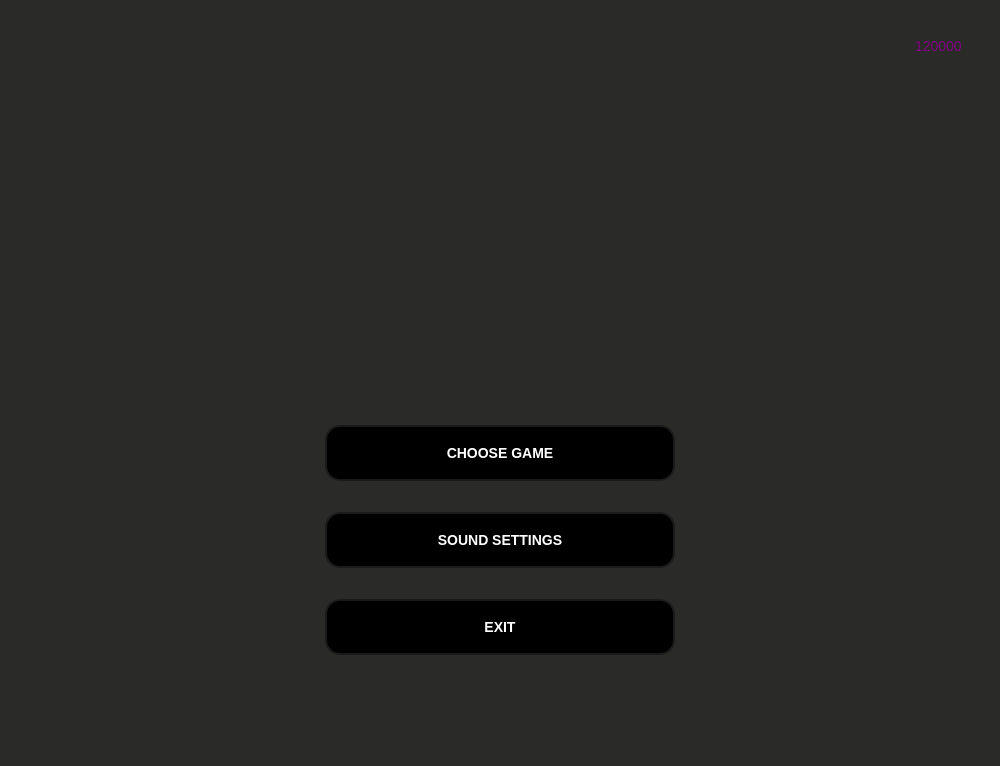
<?xml version="1.0" encoding="UTF-8"?>
<ui version="4.0">
 <class>MainMenu</class>
 <widget class="QMainWindow" name="MainMenu">
  <property name="geometry">
   <rect>
    <x>0</x>
    <y>0</y>
    <width>1000</width>
    <height>766</height>
   </rect>
  </property>
  <property name="windowTitle">
   <string>MainMenu</string>
  </property>
  <property name="styleSheet">
   <string notr="true">background-color:rgb(42, 42, 41);</string>
  </property>
  <widget class="QWidget" name="centralwidget">
   <widget class="QStackedWidget" name="stackedWidget">
    <property name="geometry">
     <rect>
      <x>0</x>
      <y>80</y>
      <width>1000</width>
      <height>680</height>
     </rect>
    </property>
    <widget class="QWidget" name="page">
     <widget class="QWidget" name="layoutWidget">
      <property name="geometry">
       <rect>
        <x>0</x>
        <y>320</y>
        <width>1001</width>
        <height>281</height>
       </rect>
      </property>
      <layout class="QVBoxLayout" name="verticalLayout">
       <item alignment="Qt::AlignHCenter">
        <widget class="QPushButton" name="pushButton">
         <property name="sizePolicy">
          <sizepolicy hsizetype="Preferred" vsizetype="Fixed">
           <horstretch>0</horstretch>
           <verstretch>0</verstretch>
          </sizepolicy>
         </property>
         <property name="minimumSize">
          <size>
           <width>350</width>
           <height>56</height>
          </size>
         </property>
         <property name="maximumSize">
          <size>
           <width>300</width>
           <height>16777215</height>
          </size>
         </property>
         <property name="sizeIncrement">
          <size>
           <width>0</width>
           <height>0</height>
          </size>
         </property>
         <property name="font">
          <font>
           <pointsize>-1</pointsize>
           <fontweight>DemiBold</fontweight>
          </font>
         </property>
         <property name="styleSheet">
          <string notr="true">QPushButton{
  background-color: #000000;
  border: 2px solid #1A1A1A;
  border-radius: 15px;
  color: #FFFFFF;
  font-size: 14px;
  font-weight: 600;
  margin: 0;
  min-height: 20px;
  padding: 16px 24px;
  text-align: center;
  transition: all 300ms cubic-bezier(.23, 1, 0.32, 1);
  width: 100%;
}

QPushButton:hover {
  background-color: #333333;
  border: 2px solid #555555;
  box-shadow: 0 8px 15px rgba(0, 0, 0, 0.25);
  margin: 0 0 6px 0;
}

QPushButto:pressed {
  background-color: #000000;
  border: 2px solid #1A1A1A;
  box-shadow: none;
  margin: 0 0 8px 0;
}

QPushButton {
  outline: none; 
}</string>
         </property>
         <property name="text">
          <string>CHOOSE GAME</string>
         </property>
        </widget>
       </item>
       <item alignment="Qt::AlignHCenter">
        <widget class="QPushButton" name="pushButton_2">
         <property name="sizePolicy">
          <sizepolicy hsizetype="Preferred" vsizetype="Fixed">
           <horstretch>0</horstretch>
           <verstretch>0</verstretch>
          </sizepolicy>
         </property>
         <property name="minimumSize">
          <size>
           <width>350</width>
           <height>56</height>
          </size>
         </property>
         <property name="maximumSize">
          <size>
           <width>300</width>
           <height>16777215</height>
          </size>
         </property>
         <property name="sizeIncrement">
          <size>
           <width>0</width>
           <height>0</height>
          </size>
         </property>
         <property name="styleSheet">
          <string notr="true">QPushButton{
  background-color: #000000;
  border: 2px solid #1A1A1A;
  border-radius: 15px;
  color: #FFFFFF;
  font-size: 14px;
  font-weight: 600;
  margin: 0;
  min-height: 20px;
  padding: 16px 24px;
  text-align: center;
  transition: all 300ms cubic-bezier(.23, 1, 0.32, 1);
  width: 100%;
}

QPushButton:hover {
  background-color: #333333;
  border: 2px solid #555555;
  box-shadow: 0 8px 15px rgba(0, 0, 0, 0.25);
  margin: 0 0 6px 0;
}

QPushButto:pressed {
  background-color: #FF6347;
         border: 2px solid #FF4500;
        box-shadow: 0 4px 8px rgba(0, 0, 0, 0.5);
        margin: 0 0 6px 0;
}

QPushButton {
  outline: none; 
}</string>
         </property>
         <property name="text">
          <string>SOUND SETTINGS</string>
         </property>
        </widget>
       </item>
       <item alignment="Qt::AlignHCenter">
        <widget class="QPushButton" name="pushButton_3">
         <property name="sizePolicy">
          <sizepolicy hsizetype="Preferred" vsizetype="Fixed">
           <horstretch>0</horstretch>
           <verstretch>0</verstretch>
          </sizepolicy>
         </property>
         <property name="minimumSize">
          <size>
           <width>350</width>
           <height>56</height>
          </size>
         </property>
         <property name="maximumSize">
          <size>
           <width>300</width>
           <height>16777215</height>
          </size>
         </property>
         <property name="sizeIncrement">
          <size>
           <width>0</width>
           <height>0</height>
          </size>
         </property>
         <property name="styleSheet">
          <string notr="true">QPushButton{
  background-color: #000000;
  border: 2px solid #1A1A1A;
  border-radius: 15px;
  color: #FFFFFF;
  font-size: 14px;
  font-weight: 600;
  margin: 0;
  min-height: 20px;
  padding: 16px 24px;
  text-align: center;
  transition: all 300ms cubic-bezier(.23, 1, 0.32, 1);
  width: 100%;
}

QPushButton:hover {
  background-color: #333333;
  border: 2px solid #555555;
  box-shadow: 0 8px 15px rgba(0, 0, 0, 0.25);
  margin: 0 0 6px 0;
}

QPushButto:pressed {
  background-color: #000000;
  border: 2px solid #1A1A1A;
  box-shadow: none;
  margin: 0 0 8px 0;
}

QPushButton {
  outline: none; 
}</string>
         </property>
         <property name="text">
          <string>EXIT</string>
         </property>
        </widget>
       </item>
      </layout>
     </widget>
    </widget>
    <widget class="QWidget" name="page_2"/>
   </widget>
   <widget class="QWidget" name="horizontalLayoutWidget">
    <property name="geometry">
     <rect>
      <x>840</x>
      <y>0</y>
      <width>161</width>
      <height>92</height>
     </rect>
    </property>
    <layout class="QHBoxLayout" name="horizontalLayout">
     <property name="rightMargin">
      <number>0</number>
     </property>
     <item>
      <widget class="QLabel" name="icon">
       <property name="maximumSize">
        <size>
         <width>64</width>
         <height>60</height>
        </size>
       </property>
       <property name="text">
        <string/>
       </property>
       <property name="pixmap">
        <pixmap>icons/tocken blue.png</pixmap>
       </property>
       <property name="scaledContents">
        <bool>true</bool>
       </property>
      </widget>
     </item>
     <item alignment="Qt::AlignHCenter|Qt::AlignVCenter">
      <widget class="QLabel" name="tokenValue">
       <property name="minimumSize">
        <size>
         <width>80</width>
         <height>19</height>
        </size>
       </property>
       <property name="maximumSize">
        <size>
         <width>180</width>
         <height>60</height>
        </size>
       </property>
       <property name="font">
        <font>
         <pointsize>-1</pointsize>
        </font>
       </property>
       <property name="styleSheet">
        <string notr="true">font-size: 14px;
color:purple;
</string>
       </property>
       <property name="midLineWidth">
        <number>4</number>
       </property>
       <property name="text">
        <string>120000</string>
       </property>
      </widget>
     </item>
    </layout>
   </widget>
  </widget>
  <widget class="QMenuBar" name="menubar">
   <property name="geometry">
    <rect>
     <x>0</x>
     <y>0</y>
     <width>1000</width>
     <height>26</height>
    </rect>
   </property>
  </widget>
 </widget>
 <resources/>
 <connections>
  <connection>
   <sender>pushButton_3</sender>
   <signal>clicked()</signal>
   <receiver>MainMenu</receiver>
   <slot>close()</slot>
   <hints>
    <hint type="sourcelabel">
     <x>664</x>
     <y>680</y>
    </hint>
    <hint type="destinationlabel">
     <x>562</x>
     <y>27</y>
    </hint>
   </hints>
  </connection>
 </connections>
</ui>
